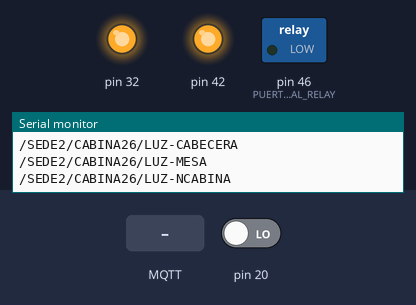
A sketch run on a simulated Arduino Mega 2560, built with avr-gcc and run on an emulated ATmega2560. Parts: switched loads named in the sketch (green lamp = pin HIGH), output pins drawn as LEDs (lit = HIGH), the last lines printed to the serial monitor. The inputs (shaded band) are chosen by the test bench; at power-on: pin 20 LOW. WiFi joins after 1.5 s; servers stay silent unless stated; random numbers use the default seed unless the sketch sets one; no MQTT or app messages arrive unless stated.

Above: at 3.9 s.
4.0 s: MQTT message "INGRESO" arrives on the second subscribed topic
At 4.5 s:
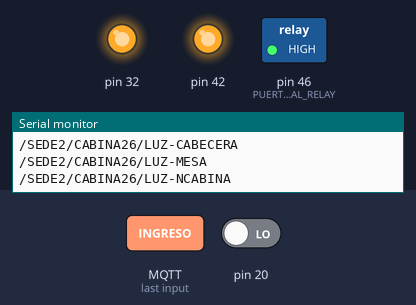
8.5 s: MQTT message "APAGAR" arrives on the second subscribed topic
At 13.4 s:
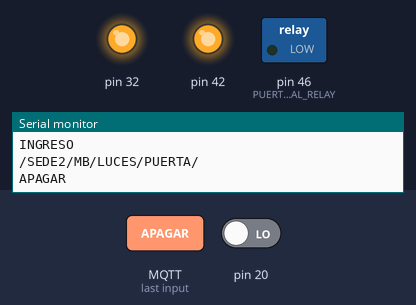
Timing chart, 0 to 14.9 s (numbered marks = the images above; inputs shaded):
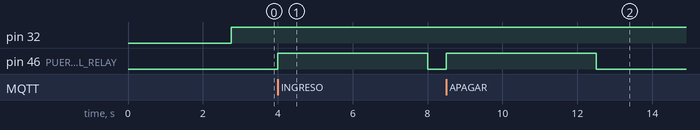

Measured:
- after the input at 4.0 s, pin 46 (PUERTA_PRINCIPAL_RELAY): LOW → HIGH at once, → LOW 4.0 s later
- after the input at 8.5 s, pin 46 (PUERTA_PRINCIPAL_RELAY): LOW → HIGH at once, → LOW 4.0 s later

The sketch:

MASTER__CAN_ETHERNET2_LUCES.ino
```cpp
#include "can_.h"
#include "eth.h"

#define CAN_INT                   20                                              //MCP2515 INT EXT PIN
#define CAN_CS                    10                                              //MCP2515 CS PIN
#define ETH_RST                   42                                              //WIZ5500 RST PIN
#define ETH_CS                    40                                              //WIZ5500 CS PIN
#define N_ROOMS                   26                                              //NUMERO DE CUARTOS
#define MQTT_CONN_LED             32                                              //LED INDICADOR DE CONEXION EXITOSA A MQTT
#define PUERTA_PRINCIPAL_RELAY    46                                              //RELAY QUE ABRE/CIERRA LA PUERTA PRINCIPAL DE LA SEDE
#define MB_ID                     0x001B0000                                      //ID DE ESTE MB

void callback(char* topic, byte* payload, unsigned int length);
void check_income_msg(void);

IPAddress mqtt_server(34,207,154,79);
EthernetClient eth_client;
byte mac[] = {0xDE, 0xAD, 0xBE, 0xEF, 0xFE, 0xED };
PubSubClient client(mqtt_server,1883,callback,eth_client);

CanMCP canMCP(CAN_CS, CAN_INT);
Eth ethWIZ(ETH_RST, ETH_CS, MQTT_CONN_LED, &client, N_ROOMS);

void setup() {

  pinMode(PUERTA_PRINCIPAL_RELAY, OUTPUT);

  Serial.begin(115200);

  canMCP.init();

  canMCP.rooms_register(N_ROOMS);

  canMCP.filter_ids(MB_ID);

  ethWIZ.initConn(mac);
}

void loop() {

  if (ethWIZ.client.connected() == false){
    ethWIZ.reconnect();
  }

  ethWIZ.client.loop();

  canMCP.send_rooms_data();

  check_income_msg();
}

void callback(char* topic, byte* payload, unsigned int length){
  payload[length] = 0;
  String topico=String(topic);
  String msg = String((char *)payload);

  if(topico == "/SEDE2/MB/LUCES/ALIVE/"){
    ethWIZ.client.publish("/SEDE2/MB/LUCES/ALIVE/ACK/", "true");
  }

  if(topico == "/SEDE2/MB/LUCES/PUERTA/"){
    digitalWrite(PUERTA_PRINCIPAL_RELAY, HIGH);
    delay(4000);
    digitalWrite(PUERTA_PRINCIPAL_RELAY, LOW);
  }

  int cabina = atoi(&topic[13]);                                    //OBTIENE EL NUMERO DE CABINA

  Serial.println(topico);
  Serial.println(msg);

  canMCP.set_CAN_msg(canMCP.rooms.get(cabina-1), cabina-1, String(&topic[16]), msg);
}

void check_income_msg(void){
  if(!digitalRead(canMCP.intPin)){
    long unsigned int rxID;
    unsigned char len = 0;
    unsigned char rxBuf[4];
    char room_id_temp[1];

    canMCP.readMsg(&rxID, &len, rxBuf);

    for(int i = 0; i < len; i++) {
      Serial.print("rxBuf[");
      Serial.print(i);
      Serial.print("]: ");
      Serial.println(rxBuf[i]);
    }

    if(rxBuf[0] == 0x08){
      ethWIZ.publish_panic(rxBuf[1]);
    }

    if(rxBuf[0] == 0x09){
      sprintf(room_id_temp, "%c", rxBuf[1]);
      Serial.println("ACK CAN RECIBIDO");
      ethWIZ.client.publish("/SEDE2/LUCES/CABINA/", room_id_temp);
    }

    rxBuf[0] = 0;
    rxBuf[1] = 0;
  }
}
```

can_.cpp
```cpp
#include "can_.h"

/*
 * CONSTRUCTOR QUE ASIGNA EL PIN CS DEL MCP215 Y EL PIN DE INTERRUPCION EXTERNA
 */

CanMCP::CanMCP(int pinCS, int pinInt):_can(pinCS), intPin(pinInt){}

/*
 * INICIALIZA EL MCP2515 A UNA TASA DE ENVIO DE 500KBPS Y ESPECIFICA QUE SE UTILIZA UN CRISTAL DE 8MHZ
 */

void CanMCP::init(void){
  pinMode(intPin, INPUT);

  if(_can.begin(MCP_ANY, CAN_500KBPS, MCP_8MHZ) == CAN_OK) Serial.print("MCP2515 Init Okay!!\r\n");
  else Serial.print("MCP2515 Init Failed!!\r\n");

  _can.setMode(MCP_NORMAL);
}

/*
 * ENVIA DATOS POR CAN, COMO ESTAN EN POOL SE NECESITA UNA BANDERA QUE AVISE CUANDO LLEGO UN NUEVO DATO (BANDERA ES "arr[0]")
 * EL PROTOCOLO DE ENVIO ES [<PRENDER/APAGAR>,<CODIGO DEL OBJETO>]
 * AL FINAL SE LIMPIA LA BANDERA Y SE GUARDA EN LA LISTA ROOMS (REESCRIBE EL MISMO STRUCT EN LA LISTA)
 */

void CanMCP::send_data(int room_number,struct canStructure data){
  if(data.arr[3]){                                                                     //BANDERA QUE DETERMINA SI LLEGO UN NUEVO MENSAJE O NO
      byte msg[2] = {data.arr[2], data.arr[1]};                                        //msg = {PRENDER/APAGAR, CODIGO DEL OBJETO}
      byte sndStat = _can.sendMsgBuf(data.arr[0], 0, 2, msg);                          //sndStat = {DIR CABINA CAN, CAN_MODE, MSG_LENGTH, DATA}
      if(sndStat == CAN_OK){
        //send_status_MQTT(arr[2], arr[1], arr[3]);
        Serial.println("Message Sent Successfully!");
      } else {
        //send_error_status_MQTT(arr[2], arr[3]);
        Serial.println("Error Sending Message...");
      }
      data.arr[3] = 0x00;                                                               //LIMPIA BANDERA
      rooms.set(room_number, data);                                                     //REESCRIBE EL ROOM ANTERIOR CON LA BANDERA LIMPIA
    }
}

/*
 * ENVIO DATOS A TODOS LOS CUARTOS
 */

void CanMCP::send_rooms_data(void){
  for (int i=0; i<_nRooms; i++){
    send_data(i, rooms.get(i));
  }
}

/*
 * FILTRA EL ID DEL MENSAJE PARA QUE SOLO RECIBA MENSAJES CON EL ID QUE SE PONE
 */

void CanMCP::filter_ids(uint32_t id){
  const uint32_t myMask = 0x07FF0000;                         // where to look at:
  const uint32_t myFilter = 0x0000000 | id;                   // what to find:
  _can.init_Mask(0, 0, myMask);                               // Init first mask
  _can.init_Mask(1, 0, myMask);                               // Init first filter
  _can.init_Filt(0, 0, myFilter);                             // Init second mask - must be set,
}

/*
 * CREA LAS VARIABLES PARA CADA UNA DE LOS CUARTOS, ADEMAS REGISTRA LA DIRECCION DE CUARTO EN CADA VARIABLE
 * LA ESTRUCTURA S1 ES UN ARRAY DE 4 BYTES = {<DIRECCION DEL CUARTO>, <CODIGO DEL OBJETO>, <PRENDER O APAGAR EL OBJETO>, <BANDERA DE ENVIO DE DATO>}
 * DIRECCION DEL CUARTO = NUMERO DEL CUARTO (1, 2, 3, 4, ETC.)
 * CODIGO DEL OBJETO = NUMERO QUE ABREVIA EL OBJETO A CONTROLAR. EJ: LUZ DE LA MESA = 0X03
 * PRENDER O APAGAR OBJETO = SI ES 1 SIGNIFICA QUE PRENDE OBJETO, SI ES 0 APAGA EL OBJETO
 * BANDERA = BANDERA QUE SE PONE EN 1 CUANDO LE LLEGO UN MENSAJE MQTT A CIERTO CUARTO. EJ: LE LLEGA UN MENSAJE POR MQTT DE ACTIVAR CUARTO 5 LA LUZ...
 * ... ENTONCES EN LA FUNCION CALLBACK DE LA LIBRERIA ETH, SE RECORRERA POR LA LISTA ROOMS Y BUSCARA LA DIRECCION 5, CUANDO LO ENCUENTRE ESCRIBIRA 1 ...
 * ... EN EL CUARTO BYTE DEL ARRAY.
 */

 /* CODIGO DE OBJETOS
 *
 * INGRESO: LA CABINA PASA A UN ESTADO OCUPADO Y SE DEBE PRENDER LA LUZ TECHO Y NUMERO DE CABINA -> 0x01
 * APAGAR: APAGAR TODA LAS LUCES CUANDO LA CABINA ESTE EN UN ESTADO DIFERENTE A OCUPADO -> 0x02
 * PUERTA: ABRE O CIERRA CANTONERA -> 0x03
 * LUZ-TECHO: PRENDE O APAGA LUZ TECHO -> 0x04
 * LUZ-CABECERA: PRENDE O APAGA LUZ CABECERA -> 0x05
 * LUZ-MESA: PRENDE O APAGA LUZ MESA -> 0x06
 * LUZ-NCABINA: PRENDE O APAGA LA LUZ DEL NUMERO DE CABINA -> 0x07
 * BOTON PANICO: LA CABINA ENVIA UN MENSAJE PIDIENDO AYUDA DEL PERSONAL -> 0X08
 * ACK: CADA CABINA LE ENVIA UN ACK AL MB CADA VEZ QUE LE LLEGA UN COMANDO, ESTA ES LA FORMA DE SABER SI ESA PLACA SIGUE FUNCIONANDO -> 0X09
 */

void CanMCP::rooms_register(int number_rooms){
  _nRooms = number_rooms;
  for(int i=1; i<number_rooms+1; i++){
    struct canStructure s1;
    s1.arr[0] = i;                                              //ASIGNANDO DIRECCIONES AL PRIMER BYTE DEL ARRAY
    rooms.add(s1);
  }
}

/*
 * SETEA LOS VALORES DEL STRUCT DE UN ROOM
 * PROTOCOLO -> ARR[4] = {<DIR DEL ROOM>, <CODIGO OBJETO>, <PRENDER/APGAR>, <BANDERA>}
 */

void CanMCP::set_CAN_msg(struct canStructure data, int room_number, String objeto, String msg){
  data.arr[3] = 0x01;

  if(objeto == "INGRESO"){
    data.arr[1] = 0x01;
  }
  else if(objeto == "APAGAR"){
    data.arr[1] = 0x02;
  }
  //else if(objeto == "PUERTA"){
    //data.arr[1] = 0x03;
  //}
  else if(objeto == "LUZ-TECHO"){
    data.arr[1] = 0x04;
  }
  else if(objeto == "LUZ-CABECERA"){
    data.arr[1] = 0x05;
  }
  else if(objeto == "LUZ-MESA"){
    data.arr[1] = 0x06;
  }
  else if(objeto == "LUZ-NCABINA"){
    data.arr[1] = 0x07;
  }
  if(msg == "true"){
    data.arr[2] = 0x01;
  }
  else if(msg == "false"){
    data.arr[2] = 0x00;
  }
  rooms.set(room_number, data);
}

/*
 * LEE MENSAJE DEL BUFFER CAN
 */

void CanMCP::readMsg(long unsigned int *id, unsigned char *len, unsigned char *buf){
  _can.readMsgBuf(id, len, buf);
}
```

can_.h
```cpp
#ifndef can_
#define can_

#include "Arduino.h"
#include <mcp_can.h>
#include <LinkedList.h>

/*
 * PORFAVOR LEER
 * SE HA CREADO UNA ESTRUCTURA DE DATOS PARA PODER ALMACENAR LOS VALORES DE TODO LOS CUARTOS QUE SE QUIERA REGISTRAR.
 * LA ESTRUCTURA ES UNA LISTA<STRUCT>, LA CUAL EN SIMPLES PALABRAS ES UNA LISTA DE ARRAYS DE 4 BYTES ...
 * ... CADA VEZ QUE AGREGO UN STRUCT A LA LISTA SIGNIFICA QUE AGREGO LAS VARIABLES DE UN CUARTO.
 * LA FUNCION ROOMS_REGISTER REGISTRA TODO LOS CUARTOS QUE QUIERAS, POR ENDE, LA VARIABLE NUMBER_ROOMS ES EL VALOR DE CUARTOS.
 * LO QUE HACE ES CREAR STRUCTS Y AGREGARLOS A LA LISTA CON LA DIFERENCIA QUE EL PRIMER BYTE DEL ARRAY DE TU STRUCT ES LA DIRECCION DEL CUARTO...
 * ... EJ: CUARTO 1 -> struct canStructure s1; s1.arr[0] = 1; ESTO LO HACE AUTOMATICO EN UN LOOP Y CON EL PRIMER BYTE YO IDENTIFICO LAS VARIABLES...
 * ... DE LA LISTA
 */

struct canStructure{
  byte arr[4];
};

class CanMCP
{
  public:
    CanMCP(int pinCS, int pinInt);
    void init(void);
    void rooms_register(int number_rooms);
    void send_data(int room_number, struct canStructure data);
    void filter_ids(uint32_t id);
    void send_rooms_data(void);
    void set_CAN_msg(struct canStructure data, int room_number, String objeto, String msg);
    void readMsg(long unsigned int *id, unsigned char *len, unsigned char *buf);

  public:
    LinkedList<canStructure> rooms;
    int intPin;                                       //pin unido al can_int del mcp2515

  private:
    MCP_CAN _can;                                     //Constructor de la libreria mcp_can
    int _nRooms;
};

#endif
```

eth.cpp
```cpp
#include "eth.h"

/*
 * CONSTRUCTOR QUE GUARDA EL PIN RESET Y PIN CS DEL WIZ5500, EL LED INDICADOR QUE HAY CONEXION CON EL SERVIDOR MQTT, EL CONSTRUCTOR CLIENT Y ...
 * ... LA CANTIDAD DE CUARTOS QUE SE HA REGISTRADO.
 */

Eth::Eth(int pinRST, int pinCS, int mqttConnLed, PubSubClient* Client, int nRooms):
_pinRST(pinRST),
_pinCS(pinCS),
_mqttConnLed(mqttConnLed),
client(*Client),
_nRooms(nRooms){}

/*
 * REALIZA LA CONEXION CON EL SERVIDOR MQTT DE LA EMPRESA, ADEMAS SE SUSCRIBE A TODO LOS TOPICOS MQTT
 */

void Eth::reconnect(void){
  while (!client.connected()) {
    Serial.println("Intentando conexion MQTT");
    String clientId = "WNR_";
    clientId = clientId + String(random(0xffff), HEX);

    char *str[] = {"INGRESO", "APAGAR", "LUZ-TECHO",
                    "LUZ-CABECERA", "LUZ-MESA", "LUZ-NCABINA"};                     //SE ESCRIBE TODO LOS TOPICOS MQTT QUE SE QUIERAN SUSCRIBIR

    if (client.connect(clientId.c_str(),"billeteronv11","billeterownr123")){
      Serial.println("Conexion a MQTT exitosa!!");
      digitalWrite(_mqttConnLed, HIGH);

      client.subscribe("/SEDE2/MB/LUCES/ALIVE/");
      client.subscribe("/SEDE2/MB/LUCES/PUERTA/");

      for (int i=0; i<_nRooms; i++){
        for (int j=0; j<6; j++){                                                    //J<# -> EL # DEBE SER EL TAMAÑO DEL ARRAY DE STR[]
          char buf[30];
          if (i<9){
            snprintf(buf, 30, "/SEDE2/CABINA0%d/%s",i+1, str[j]);
          }
          else{
            snprintf(buf, 30, "/SEDE2/CABINA%d/%s",i+1, str[j]);
          }
          Serial.println(buf);
          client.subscribe(buf);
        }
      }
    }
    else{
      digitalWrite(_mqttConnLed, LOW);
      Serial.print("Fallo la conexion, rc=");
      Serial.print(client.state());
      Serial.println(" Se intentara denuevo en 2 segundos");
      delay(2000);
    }
  }
}

/*
 * REALIZA LA CONEXION DHCP CON INTERNET, POR ENDE, SE UTILIZA IP DINAMICA PARA MAYOR FACILIDAD
 * IMPORTANTE!!! PARA QUE FUNCIONE EL WIZ5500 SE NECESITA QUE SE LE RESETEE POR HARDWARE, COMO SE OBSERVA EN EL CODIGO DE ABAJO ...
 * ... LE ENVIO UN PULSO ALTO POR SU PIN RESET, DESPUES DE ESTO RECIEN PUEDO HACER LA CONEXION DHCP A INTERNET
 */

void Eth::initConn(byte mac[]){
  pinMode(_mqttConnLed, OUTPUT);

  pinMode(_pinRST, OUTPUT);

  digitalWrite(_pinRST, LOW);

  delay(200);

  digitalWrite(_pinRST, HIGH);

  Ethernet.init(_pinCS);                                                  //ETHERNET CS

  if (Ethernet.begin(mac) == 0) {
    Serial.println("Failed to configure Ethernet using DHCP");
  }
  else{
    Serial.print("My IP address: ");
    Serial.println(Ethernet.localIP());
  }

  delay(1000);
}

/*
 * ENVIA EL NUMERO DEL CUARTO QUE PRESIONO EL BOTON DE PANICO (EL ENVIO ES POR MQTT Y EL TOPICO ESTA AHI)
 */

void Eth::publish_panic(int room_id){
  char buf[24];
  if(room_id<10)
    snprintf(buf, 24, "/SEDE2/CABINA0%d/PANICO", room_id);
  else
    snprintf(buf, 24, "/SEDE2/CABINA%d/PANICO", room_id);
  client.publish(buf, "true");
}
```

eth.h
```cpp
#ifndef eth
#define eth

#include "Arduino.h"
#include <Ethernet.h>
#include <PubSubClient.h>

class Eth{
  public:
    Eth(int pinRST, int pinCS, int mqttConnLed,PubSubClient* Client, int nRooms);
    void initConn(byte mac[]);
    void reconnect(void);
    void publish_panic(int room_id);

  public:
    PubSubClient client;

  private:
    int _pinRST;
    int _pinCS;
    int _nRooms;
    int _mqttConnLed;
};

#endif
```
